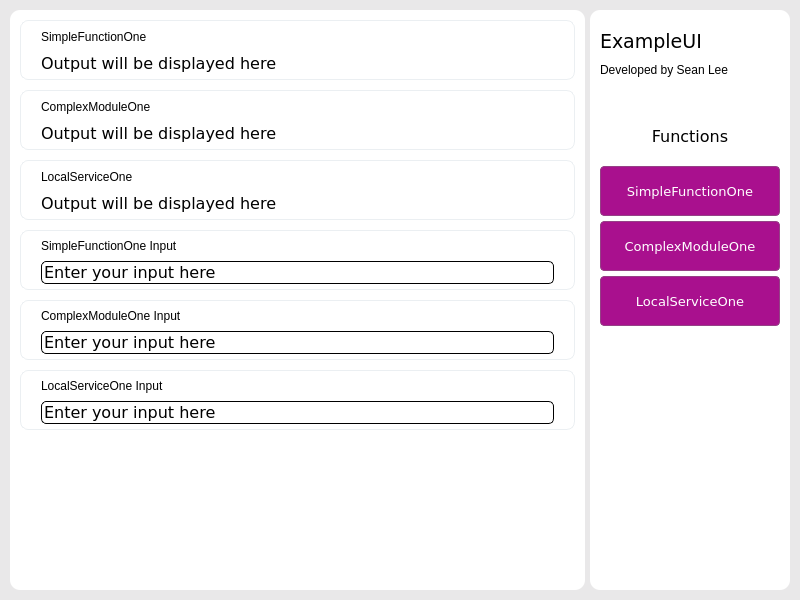
<?xml version="1.0" encoding="UTF-8"?>
<ui version="4.0">
 <class>MainWindow</class>
 <widget class="QMainWindow" name="MainWindow">
  <property name="geometry">
   <rect>
    <x>0</x>
    <y>0</y>
    <width>800</width>
    <height>600</height>
   </rect>
  </property>
  <property name="windowTitle">
   <string>MainWindow</string>
  </property>
  <property name="styleSheet">
   <string notr="true"/>
  </property>
  <widget class="QWidget" name="centralwidget">
   <property name="styleSheet">
    <string notr="true">background-color :#E9E8E9;</string>
   </property>
   <layout class="QHBoxLayout" name="horizontalLayout">
    <property name="spacing">
     <number>5</number>
    </property>
    <property name="leftMargin">
     <number>10</number>
    </property>
    <property name="topMargin">
     <number>10</number>
    </property>
    <property name="rightMargin">
     <number>10</number>
    </property>
    <property name="bottomMargin">
     <number>10</number>
    </property>
    <item>
     <widget class="QFrame" name="frame">
      <property name="styleSheet">
       <string notr="true">background-color: rgb(255, 255, 255);
border-radius: 10px;</string>
      </property>
      <property name="frameShape">
       <enum>QFrame::StyledPanel</enum>
      </property>
      <property name="frameShadow">
       <enum>QFrame::Plain</enum>
      </property>
      <property name="lineWidth">
       <number>1</number>
      </property>
      <layout class="QVBoxLayout" name="verticalLayout_5">
       <property name="spacing">
        <number>10</number>
       </property>
       <property name="leftMargin">
        <number>10</number>
       </property>
       <property name="topMargin">
        <number>10</number>
       </property>
       <property name="rightMargin">
        <number>10</number>
       </property>
       <property name="bottomMargin">
        <number>10</number>
       </property>
       <item>
        <widget class="QFrame" name="frame_6">
         <property name="sizePolicy">
          <sizepolicy hsizetype="Preferred" vsizetype="Fixed">
           <horstretch>0</horstretch>
           <verstretch>0</verstretch>
          </sizepolicy>
         </property>
         <property name="minimumSize">
          <size>
           <width>0</width>
           <height>60</height>
          </size>
         </property>
         <property name="maximumSize">
          <size>
           <width>16777215</width>
           <height>60</height>
          </size>
         </property>
         <property name="styleSheet">
          <string notr="true">QFrame{
border-radius: 8px;
border: 1px solid #EBEFF2;
}</string>
         </property>
         <property name="frameShape">
          <enum>QFrame::StyledPanel</enum>
         </property>
         <property name="frameShadow">
          <enum>QFrame::Raised</enum>
         </property>
         <layout class="QVBoxLayout" name="verticalLayout_6">
          <property name="spacing">
           <number>5</number>
          </property>
          <property name="leftMargin">
           <number>20</number>
          </property>
          <property name="topMargin">
           <number>5</number>
          </property>
          <property name="rightMargin">
           <number>0</number>
          </property>
          <property name="bottomMargin">
           <number>5</number>
          </property>
          <item>
           <widget class="QLabel" name="label_4">
            <property name="styleSheet">
             <string notr="true">QLabel{
border: none;
}</string>
            </property>
            <property name="text">
             <string>SimpleFunctionOne</string>
            </property>
           </widget>
          </item>
          <item>
           <widget class="QLabel" name="sf1Display">
            <property name="font">
             <font>
              <family>Verdana</family>
              <pointsize>12</pointsize>
             </font>
            </property>
            <property name="styleSheet">
             <string notr="true">QLabel{
border: none;
}</string>
            </property>
            <property name="text">
             <string>Output will be displayed here</string>
            </property>
           </widget>
          </item>
         </layout>
        </widget>
       </item>
       <item>
        <widget class="QFrame" name="frame_7">
         <property name="sizePolicy">
          <sizepolicy hsizetype="Preferred" vsizetype="Fixed">
           <horstretch>0</horstretch>
           <verstretch>0</verstretch>
          </sizepolicy>
         </property>
         <property name="minimumSize">
          <size>
           <width>0</width>
           <height>60</height>
          </size>
         </property>
         <property name="maximumSize">
          <size>
           <width>16777215</width>
           <height>60</height>
          </size>
         </property>
         <property name="styleSheet">
          <string notr="true">QFrame{
border-radius: 8px;
border: 1px solid #EBEFF2;
}</string>
         </property>
         <property name="frameShape">
          <enum>QFrame::StyledPanel</enum>
         </property>
         <property name="frameShadow">
          <enum>QFrame::Raised</enum>
         </property>
         <layout class="QVBoxLayout" name="verticalLayout_7">
          <property name="spacing">
           <number>5</number>
          </property>
          <property name="leftMargin">
           <number>20</number>
          </property>
          <property name="topMargin">
           <number>5</number>
          </property>
          <property name="rightMargin">
           <number>0</number>
          </property>
          <property name="bottomMargin">
           <number>5</number>
          </property>
          <item>
           <widget class="QLabel" name="label_5">
            <property name="styleSheet">
             <string notr="true">QLabel{
border: none;
}</string>
            </property>
            <property name="text">
             <string>ComplexModuleOne</string>
            </property>
           </widget>
          </item>
          <item>
           <widget class="QLabel" name="cm1Display">
            <property name="font">
             <font>
              <family>Verdana</family>
              <pointsize>12</pointsize>
             </font>
            </property>
            <property name="styleSheet">
             <string notr="true">QLabel{
border: none;
}</string>
            </property>
            <property name="text">
             <string>Output will be displayed here</string>
            </property>
           </widget>
          </item>
         </layout>
        </widget>
       </item>
       <item>
        <widget class="QFrame" name="frame_8">
         <property name="sizePolicy">
          <sizepolicy hsizetype="Preferred" vsizetype="Fixed">
           <horstretch>0</horstretch>
           <verstretch>0</verstretch>
          </sizepolicy>
         </property>
         <property name="minimumSize">
          <size>
           <width>0</width>
           <height>60</height>
          </size>
         </property>
         <property name="maximumSize">
          <size>
           <width>16777215</width>
           <height>60</height>
          </size>
         </property>
         <property name="styleSheet">
          <string notr="true">QFrame{
border-radius: 8px;
border: 1px solid #EBEFF2;
}</string>
         </property>
         <property name="frameShape">
          <enum>QFrame::StyledPanel</enum>
         </property>
         <property name="frameShadow">
          <enum>QFrame::Raised</enum>
         </property>
         <layout class="QVBoxLayout" name="verticalLayout_8">
          <property name="spacing">
           <number>5</number>
          </property>
          <property name="leftMargin">
           <number>20</number>
          </property>
          <property name="topMargin">
           <number>5</number>
          </property>
          <property name="rightMargin">
           <number>0</number>
          </property>
          <property name="bottomMargin">
           <number>5</number>
          </property>
          <item>
           <widget class="QLabel" name="label_6">
            <property name="styleSheet">
             <string notr="true">QLabel{
border: none;
}</string>
            </property>
            <property name="text">
             <string>LocalServiceOne</string>
            </property>
           </widget>
          </item>
          <item>
           <widget class="QLabel" name="ls1Display">
            <property name="font">
             <font>
              <family>Verdana</family>
              <pointsize>12</pointsize>
             </font>
            </property>
            <property name="styleSheet">
             <string notr="true">QLabel{
border: none;
}</string>
            </property>
            <property name="text">
             <string>Output will be displayed here</string>
            </property>
           </widget>
          </item>
         </layout>
        </widget>
       </item>
       <item>
        <widget class="QFrame" name="frame_9">
         <property name="sizePolicy">
          <sizepolicy hsizetype="Preferred" vsizetype="Fixed">
           <horstretch>0</horstretch>
           <verstretch>0</verstretch>
          </sizepolicy>
         </property>
         <property name="minimumSize">
          <size>
           <width>0</width>
           <height>60</height>
          </size>
         </property>
         <property name="maximumSize">
          <size>
           <width>16777215</width>
           <height>60</height>
          </size>
         </property>
         <property name="styleSheet">
          <string notr="true">QFrame{
border-radius: 8px;
border: 1px solid #EBEFF2;
}</string>
         </property>
         <property name="frameShape">
          <enum>QFrame::StyledPanel</enum>
         </property>
         <property name="frameShadow">
          <enum>QFrame::Raised</enum>
         </property>
         <layout class="QVBoxLayout" name="verticalLayout_9">
          <property name="spacing">
           <number>5</number>
          </property>
          <property name="leftMargin">
           <number>20</number>
          </property>
          <property name="topMargin">
           <number>5</number>
          </property>
          <property name="rightMargin">
           <number>20</number>
          </property>
          <property name="bottomMargin">
           <number>5</number>
          </property>
          <item>
           <widget class="QLabel" name="label_7">
            <property name="styleSheet">
             <string notr="true">QLabel{
border: none;
}</string>
            </property>
            <property name="text">
             <string>SimpleFunctionOne Input</string>
            </property>
           </widget>
          </item>
          <item>
           <widget class="QLineEdit" name="sf1Input">
            <property name="font">
             <font>
              <family>Verdana</family>
              <pointsize>12</pointsize>
             </font>
            </property>
            <property name="styleSheet">
             <string notr="true">QLineEdit{
border-radius: 5px;
border: 1px solid black;
}</string>
            </property>
            <property name="text">
             <string>Enter your input here</string>
            </property>
           </widget>
          </item>
         </layout>
        </widget>
       </item>
       <item>
        <widget class="QFrame" name="frame_10">
         <property name="sizePolicy">
          <sizepolicy hsizetype="Preferred" vsizetype="Fixed">
           <horstretch>0</horstretch>
           <verstretch>0</verstretch>
          </sizepolicy>
         </property>
         <property name="minimumSize">
          <size>
           <width>0</width>
           <height>60</height>
          </size>
         </property>
         <property name="maximumSize">
          <size>
           <width>16777215</width>
           <height>60</height>
          </size>
         </property>
         <property name="styleSheet">
          <string notr="true">QFrame{
border-radius: 8px;
border: 1px solid #EBEFF2;
}</string>
         </property>
         <property name="frameShape">
          <enum>QFrame::StyledPanel</enum>
         </property>
         <property name="frameShadow">
          <enum>QFrame::Raised</enum>
         </property>
         <layout class="QVBoxLayout" name="verticalLayout_10">
          <property name="spacing">
           <number>5</number>
          </property>
          <property name="leftMargin">
           <number>20</number>
          </property>
          <property name="topMargin">
           <number>5</number>
          </property>
          <property name="rightMargin">
           <number>20</number>
          </property>
          <property name="bottomMargin">
           <number>5</number>
          </property>
          <item>
           <widget class="QLabel" name="label_8">
            <property name="styleSheet">
             <string notr="true">QLabel{
border: none;
}</string>
            </property>
            <property name="text">
             <string>ComplexModuleOne Input</string>
            </property>
           </widget>
          </item>
          <item>
           <widget class="QLineEdit" name="cm1Input">
            <property name="font">
             <font>
              <family>Verdana</family>
              <pointsize>12</pointsize>
             </font>
            </property>
            <property name="styleSheet">
             <string notr="true">QLineEdit{
border-radius: 5px;
border: 1px solid black;
}</string>
            </property>
            <property name="text">
             <string>Enter your input here</string>
            </property>
           </widget>
          </item>
         </layout>
        </widget>
       </item>
       <item>
        <widget class="QFrame" name="frame_11">
         <property name="sizePolicy">
          <sizepolicy hsizetype="Preferred" vsizetype="Fixed">
           <horstretch>0</horstretch>
           <verstretch>0</verstretch>
          </sizepolicy>
         </property>
         <property name="minimumSize">
          <size>
           <width>0</width>
           <height>60</height>
          </size>
         </property>
         <property name="maximumSize">
          <size>
           <width>16777215</width>
           <height>60</height>
          </size>
         </property>
         <property name="styleSheet">
          <string notr="true">QFrame{
border-radius: 8px;
border: 1px solid #EBEFF2;
}</string>
         </property>
         <property name="frameShape">
          <enum>QFrame::StyledPanel</enum>
         </property>
         <property name="frameShadow">
          <enum>QFrame::Raised</enum>
         </property>
         <layout class="QVBoxLayout" name="verticalLayout_11">
          <property name="spacing">
           <number>5</number>
          </property>
          <property name="leftMargin">
           <number>20</number>
          </property>
          <property name="topMargin">
           <number>5</number>
          </property>
          <property name="rightMargin">
           <number>20</number>
          </property>
          <property name="bottomMargin">
           <number>5</number>
          </property>
          <item>
           <widget class="QLabel" name="label_9">
            <property name="styleSheet">
             <string notr="true">QLabel{
border: none;
}</string>
            </property>
            <property name="text">
             <string>LocalServiceOne Input</string>
            </property>
           </widget>
          </item>
          <item>
           <widget class="QLineEdit" name="ls1Input">
            <property name="font">
             <font>
              <family>Verdana</family>
              <pointsize>12</pointsize>
             </font>
            </property>
            <property name="styleSheet">
             <string notr="true">QLineEdit{
border-radius: 5px;
border: 1px solid black;
}</string>
            </property>
            <property name="text">
             <string>Enter your input here</string>
            </property>
           </widget>
          </item>
         </layout>
        </widget>
       </item>
       <item>
        <spacer name="verticalSpacer">
         <property name="orientation">
          <enum>Qt::Vertical</enum>
         </property>
         <property name="sizeHint" stdset="0">
          <size>
           <width>20</width>
           <height>40</height>
          </size>
         </property>
        </spacer>
       </item>
      </layout>
     </widget>
    </item>
    <item>
     <widget class="QFrame" name="frame_2">
      <property name="sizePolicy">
       <sizepolicy hsizetype="Fixed" vsizetype="Preferred">
        <horstretch>0</horstretch>
        <verstretch>0</verstretch>
       </sizepolicy>
      </property>
      <property name="minimumSize">
       <size>
        <width>200</width>
        <height>0</height>
       </size>
      </property>
      <property name="maximumSize">
       <size>
        <width>200</width>
        <height>16777215</height>
       </size>
      </property>
      <property name="styleSheet">
       <string notr="true">background-color: rgb(255, 255, 255);
border-radius: 10px;</string>
      </property>
      <property name="frameShape">
       <enum>QFrame::StyledPanel</enum>
      </property>
      <property name="frameShadow">
       <enum>QFrame::Plain</enum>
      </property>
      <layout class="QVBoxLayout" name="verticalLayout_3">
       <property name="spacing">
        <number>50</number>
       </property>
       <property name="leftMargin">
        <number>5</number>
       </property>
       <property name="topMargin">
        <number>20</number>
       </property>
       <property name="rightMargin">
        <number>5</number>
       </property>
       <property name="bottomMargin">
        <number>0</number>
       </property>
       <item>
        <widget class="QFrame" name="frame_5">
         <property name="frameShape">
          <enum>QFrame::StyledPanel</enum>
         </property>
         <property name="frameShadow">
          <enum>QFrame::Raised</enum>
         </property>
         <layout class="QVBoxLayout" name="verticalLayout_4">
          <property name="spacing">
           <number>10</number>
          </property>
          <property name="leftMargin">
           <number>5</number>
          </property>
          <property name="topMargin">
           <number>0</number>
          </property>
          <property name="rightMargin">
           <number>5</number>
          </property>
          <property name="bottomMargin">
           <number>0</number>
          </property>
          <item>
           <widget class="QLabel" name="label_2">
            <property name="font">
             <font>
              <family>Verdana</family>
              <pointsize>14</pointsize>
             </font>
            </property>
            <property name="text">
             <string>ExampleUI</string>
            </property>
           </widget>
          </item>
          <item>
           <widget class="QLabel" name="label_3">
            <property name="text">
             <string>Developed by Sean Lee</string>
            </property>
           </widget>
          </item>
         </layout>
        </widget>
       </item>
       <item>
        <widget class="QFrame" name="frame_4">
         <property name="frameShape">
          <enum>QFrame::StyledPanel</enum>
         </property>
         <property name="frameShadow">
          <enum>QFrame::Plain</enum>
         </property>
         <layout class="QVBoxLayout" name="verticalLayout_2">
          <property name="spacing">
           <number>20</number>
          </property>
          <property name="leftMargin">
           <number>0</number>
          </property>
          <property name="topMargin">
           <number>0</number>
          </property>
          <property name="rightMargin">
           <number>0</number>
          </property>
          <property name="bottomMargin">
           <number>0</number>
          </property>
          <item>
           <widget class="QLabel" name="label">
            <property name="font">
             <font>
              <family>Verdana</family>
              <pointsize>12</pointsize>
             </font>
            </property>
            <property name="text">
             <string>Functions</string>
            </property>
            <property name="alignment">
             <set>Qt::AlignCenter</set>
            </property>
           </widget>
          </item>
          <item>
           <widget class="QFrame" name="frame_3">
            <property name="frameShape">
             <enum>QFrame::StyledPanel</enum>
            </property>
            <property name="frameShadow">
             <enum>QFrame::Raised</enum>
            </property>
            <layout class="QVBoxLayout" name="verticalLayout">
             <property name="spacing">
              <number>5</number>
             </property>
             <property name="leftMargin">
              <number>5</number>
             </property>
             <property name="topMargin">
              <number>0</number>
             </property>
             <property name="rightMargin">
              <number>5</number>
             </property>
             <property name="bottomMargin">
              <number>0</number>
             </property>
             <item>
              <widget class="QPushButton" name="sf1Btn">
               <property name="minimumSize">
                <size>
                 <width>0</width>
                 <height>50</height>
                </size>
               </property>
               <property name="maximumSize">
                <size>
                 <width>16777215</width>
                 <height>50</height>
                </size>
               </property>
               <property name="font">
                <font>
                 <family>Verdana</family>
                 <pointsize>10</pointsize>
                </font>
               </property>
               <property name="styleSheet">
                <string notr="true">QPushButton{
border-radius: 4px;
background-color: rgba(169,16,142, 255);
color: #ffffff;
border: 1px solid #954186;
}

QPushButton:hover{
background-color: rgba(159,6,132, 255);
}

QPushButton:pressed{
background-color: rgba(149,0,122, 255);
}

QPushButton:disabled{
background-color: rgba(225,229,232,255);
color: rgba(255,255,255,255);
border: none;
}</string>
               </property>
               <property name="text">
                <string>SimpleFunctionOne</string>
               </property>
              </widget>
             </item>
             <item>
              <widget class="QPushButton" name="cm1Btn">
               <property name="minimumSize">
                <size>
                 <width>0</width>
                 <height>50</height>
                </size>
               </property>
               <property name="maximumSize">
                <size>
                 <width>16777215</width>
                 <height>50</height>
                </size>
               </property>
               <property name="font">
                <font>
                 <family>Verdana</family>
                 <pointsize>10</pointsize>
                </font>
               </property>
               <property name="styleSheet">
                <string notr="true">QPushButton{
border-radius: 4px;
background-color: rgba(169,16,142, 255);
color: #ffffff;
border: 1px solid #954186;
}

QPushButton:hover{
background-color: rgba(159,6,132, 255);
}

QPushButton:pressed{
background-color: rgba(149,0,122, 255);
}

QPushButton:disabled{
background-color: rgba(225,229,232,255);
color: rgba(255,255,255,255);
border: none;
}</string>
               </property>
               <property name="text">
                <string>ComplexModuleOne</string>
               </property>
              </widget>
             </item>
             <item>
              <widget class="QPushButton" name="ls1Btn">
               <property name="minimumSize">
                <size>
                 <width>0</width>
                 <height>50</height>
                </size>
               </property>
               <property name="maximumSize">
                <size>
                 <width>16777215</width>
                 <height>50</height>
                </size>
               </property>
               <property name="font">
                <font>
                 <family>Verdana</family>
                 <pointsize>10</pointsize>
                </font>
               </property>
               <property name="styleSheet">
                <string notr="true">QPushButton{
border-radius: 4px;
background-color: rgba(169,16,142, 255);
color: #ffffff;
border: 1px solid #954186;
}

QPushButton:hover{
background-color: rgba(159,6,132, 255);
}

QPushButton:pressed{
background-color: rgba(149,0,122, 255);
}

QPushButton:disabled{
background-color: rgba(225,229,232,255);
color: rgba(255,255,255,255);
border: none;
}</string>
               </property>
               <property name="text">
                <string>LocalServiceOne</string>
               </property>
              </widget>
             </item>
             <item>
              <spacer name="verticalSpacer_2">
               <property name="orientation">
                <enum>Qt::Vertical</enum>
               </property>
               <property name="sizeHint" stdset="0">
                <size>
                 <width>20</width>
                 <height>258</height>
                </size>
               </property>
              </spacer>
             </item>
            </layout>
           </widget>
          </item>
         </layout>
        </widget>
       </item>
      </layout>
     </widget>
    </item>
   </layout>
  </widget>
 </widget>
 <resources/>
 <connections/>
</ui>
